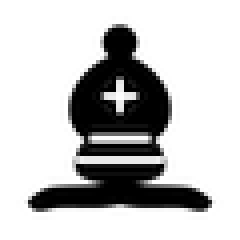
#> input picture pgn2gif_py/pgn2gif/assets/bb.png, 60 x 60 px (shown 4 times larger); its folder holds only this picture in this run
$ python pgn2gif.py assets/bb.png
#> lines starting #> are read from the running program, lines starting #| are printed output that depends on the picture
try:
    from . import chess
except ImportError:
    import chess

import argparse
from pathlib import Path

from PIL import Image


class PgnToGifCreator:
    '''
    PGN to GIF creator class
    Parameters
    ----------
    reverse : bool, optional
        Whether to reverse board or not
    duration : float, optional
        Duration between moves in seconds
    ws_color : str, optional
        Color of white squares in hex or string
    bs_color : str, optional
        Color of black squares in hex or string
    '''

    _BOARD_SIZE = 480
    _SQ_SIZE = _BOARD_SIZE // 8

    def __init__(self, reverse=False, duration=0.4, ws_color='#f0d9b5', bs_color='#b58863'):
        self.duration = duration

        self._pieces = {}
        self._reverse = reverse
        self._ws_color = ws_color
        self._bs_color = bs_color
        self._should_redraw = True

    @property
    def reverse(self):
        return self._reverse

    # [4 lines left out: function reverse, not called in this run]

    @property
    def ws_color(self):
        return self._ws_color

    # [4 lines left out: function ws_color, not called in this run]

    @property
    def bs_color(self):
        return self._bs_color

    # [4 lines left out: function bs_color, not called in this run]

    def _draw_board(self):
        if not self._pieces:
            for asset in (Path(__file__).parent/'assets').iterdir():
                self._pieces[asset.stem] = Image.open(asset)

        self._ws = Image.new('RGBA', (self._SQ_SIZE, self._SQ_SIZE),
                             self.ws_color)
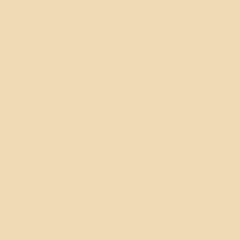
#> self._ws: PIL image 60x60 RGBA (shown 4 times larger); mean R, G, B, A 240, 217, 181, 255
        self._bs = Image.new('RGBA', (self._SQ_SIZE, self._SQ_SIZE),
                             self.bs_color)
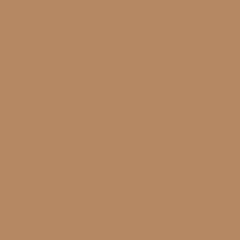
#> self._bs: PIL image 60x60 RGBA (shown 4 times larger); mean R, G, B, A 181, 136, 99, 255

        self._initial_board = Image.new(
            'RGBA', (self._BOARD_SIZE, self._BOARD_SIZE))
#> self._initial_board: PIL image 480x480 RGBA; every value is 0
        self._update_board_image(self._initial_board, chess.INITIAL_STATE,
                                 list(chess.INITIAL_STATE.keys()))
#> (this line was passed over: pgn2gif_py is not available in this run)

        self._should_redraw = False

    # [58 lines left out: functions _coordinates_of_square, _update_board_image, create_gif, not called in this run]

    def create_gif(self, pgn, out_path=None, useString=None):
        '''
        Creates gif of pgn with same name.
        player1-player2.pgn -> player1-player2.gif (or as out_path)
        PARAMETERS
        -----------
        pgn : str
            Path of pgn file
        out_path : str, optional
            Output path of gif
        '''
        if self._should_redraw:
            self._draw_board()

        board_image = self._initial_board.copy()
        frames = [board_image.copy()]

        game = chess.ChessGame(pgn)

        while not game.is_finished:
            previous = game.state.copy()
            game.next()
            self._update_board_image(board_image, game.state, [
                s for s in game.state.keys() if game.state[s] != previous[s]])
            frames.append(board_image.copy())

        last = frames[len(frames) - 1]
        for _ in range(3):
            frames.append(last)

        if not out_path:
            out_path = Path(pgn).stem + '.gif'

        frames[0].save(out_path, format="GIF", append_images=frames[1:],
                       optimize=True, save_all=True, duration=int(self.duration * 1000), loop=0)


def main():
    parser = argparse.ArgumentParser()
    parser.add_argument(
        'path', nargs='+', help='Path to the pgn file(s)')
    parser.add_argument(
        '-d', '--duration', help='Duration between moves in seconds', default=0.4)
    parser.add_argument(
        '-o', '--out', help='Name of the output folder', default=Path.cwd())
    parser.add_argument(
        '-r', '--reverse', help='Reverse board', action='store_true')
    parser.add_argument(
        '--black-square-color',
        help='Color of black squares in hex or string',
        default='#b58863')
    parser.add_argument(
        '--white-square-color',
        help='Color of white squares in hex or string',
        default='#f0d9b5')
    args = parser.parse_args()

    creator = PgnToGifCreator(
        args.reverse, float(args.duration), args.white_square_color, args.black_square_color)
    for pgn in args.path:
        f = Path(pgn).stem + '.gif'
        creator.create_gif(pgn, Path(args.out) / f)
#> (the call stopped at in create_gif, `game = chess.ChessGame(pgn)`: pgn2gif_py is not available in this run)


if __name__ == '__main__':
    main()
